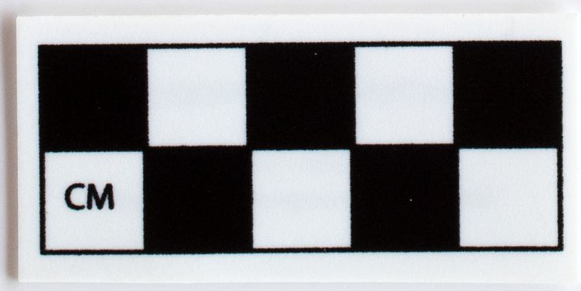
#> input picture src/ascota_core/templates/checker_cm.png, 581 x 291 px; its folder holds only this picture in this run
$ python -i scale.py   (imports and definitions only)
#> lines starting #> are read from the running program, lines starting #| are printed output that depends on the picture; after the words box and inside, x2 and y2 are one past the last pixel; in counts of white or black regions, pixels touching at a corner belong together
#> further down, picture is the input picture: shape (291, 581, 3); mean B, G, R 147.3, 145, 144.3
"""
Artifact face area calculation using reference card for scale.
"""

import cv2
import numpy as np
from PIL import Image, ImageDraw
from typing import Tuple, Optional, Union, List, Any
import math

def calculate_pp_cm_checker_card(image: np.ndarray, debug: bool = False) -> Tuple[float, Optional[Image.Image]]:
    """Calculate pixels per cm from checkerboard pattern squares.

    Analyzes a checkerboard image to detect white squares and calculate the
    pixels per centimeter scale factor, assuming each square is 1 cm².

    Args:
        image: Input image as numpy array (BGR or grayscale).
        debug: If True, return debug visualization showing detected squares.

    Returns:
        Tuple of (pixels_per_cm, debug_image). The debug_image is None if
        debug=False, otherwise contains visualization of detected squares.
    """
    def _calculate_checker_square_area_checker_card(image: np.ndarray, debug: bool = False) -> Tuple[float, Optional[Image.Image]]:
        """
        Calculate the average area of 'white' squares in a checker/card style image (Only works for checker_ppi styled images).
        White squares are identified by higher mean gray intensity inside the quad
        relative to the surrounding background, not by binary color.

        Returns:
            avg_area_pixels, optional debug PIL image
        """
#> called with debug = False
        # --- 1) Grayscale + local contrast normalization ---
        if image.ndim == 3:
            gray = cv2.cvtColor(image, cv2.COLOR_BGR2GRAY)
        else:
            gray = image.copy()

        # CLAHE helps under uneven lighting; small median blur removes salt noise
        clahe = cv2.createCLAHE(clipLimit=2.0, tileGridSize=(8, 8))
        gray_eq = clahe.apply(gray)
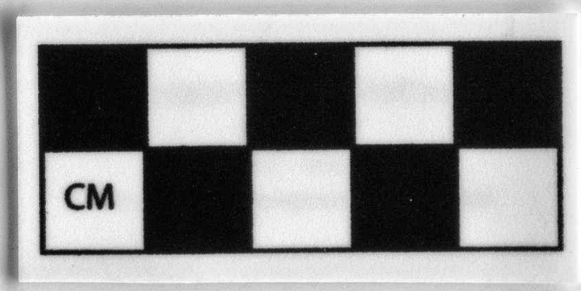
#> gray_eq: shape (291, 581); min 1, max 255, mean 141
        gray_eq = cv2.medianBlur(gray_eq, 3)

        # --- 2) Full binarization (global Otsu), and try both polarities ---
        _, bin0 = cv2.threshold(gray_eq, 0, 255, cv2.THRESH_BINARY + cv2.THRESH_OTSU)
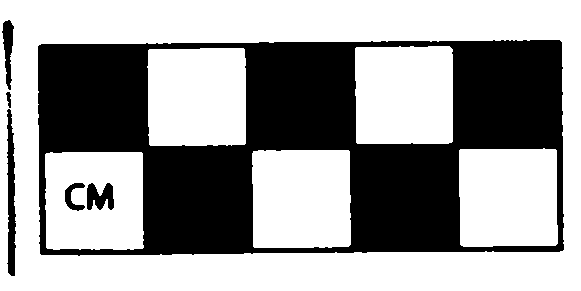
#> bin0: shape (291, 581); 61.3% white; 6 black regions, box (x1, y1, x2, y2) and area: (38, 40, 564, 256) 63076, (7, 109, 16, 276) 1052, (87, 183, 114, 210) 513, (2, 20, 14, 90) 475, (65, 183, 85, 211) 256, (6, 92, 11, 108) 52
        bin1 = cv2.bitwise_not(bin0)

        H, W = gray.shape[:2]
#> H = 291; W = 581
        img_area = float(H * W)
#> img_area = 169071

        def _detect(binary_img: np.ndarray) -> Tuple[float, List[np.ndarray], List[bool]]:
            # Morphology to close tiny gaps in borders, then remove specks
            k = cv2.getStructuringElement(cv2.MORPH_RECT, (3, 3))
            bw = cv2.morphologyEx(binary_img, cv2.MORPH_CLOSE, k, iterations=2)
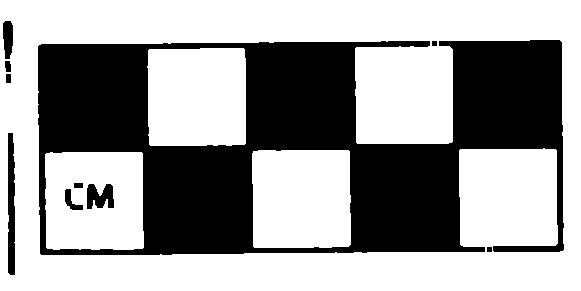
#> bw: shape (291, 581); 61.5% white; 10 black regions, largest, box (x1, y1, x2, y2) and area: (38, 40, 564, 255) 62914, (8, 133, 15, 275) 920, (87, 184, 114, 209) 493
            bw = cv2.morphologyEx(bw, cv2.MORPH_OPEN, k, iterations=1)
#> bw: shape (291, 581); 61.5% white; 6 black regions

            # Use TREE to keep internal contours when there are borders/frames
            contours, hierarchy = cv2.findContours(bw, cv2.RETR_TREE, cv2.CHAIN_APPROX_SIMPLE)
#> contours = 12 contours; largest, box (x1, y1, x2, y2) and area: (0, 0, 581, 291) 168200, (37, 39, 565, 256) 111237, (252, 150, 351, 248) 9350, (459, 149, 558, 247) 9310, (148, 48, 246, 146) 9300

            areas_white = []
            quads = []
            quad_is_white = []

            # Dynamic area limits (tune if needed)
            min_area = max(64.0, 0.00005 * img_area)   # 0.005% of image
#> min_area = 64
            max_area = 0.30 * img_area                 # up to 30% of image
#> max_area = 50721.3

            for cnt in contours:
                area = cv2.contourArea(cnt)
                if area < min_area or area > max_area:
                    continue

                # Polygonal approximation + convexity
                peri = cv2.arcLength(cnt, True)
                approx = cv2.approxPolyDP(cnt, 0.03 * peri, True)
                if len(approx) != 4 or not cv2.isContourConvex(approx):
                    continue

                # Rotated rectangle properties (handles rotated squares)
                rect = cv2.minAreaRect(cnt)
                (w, h) = rect[1]
                if w == 0 or h == 0:
                    continue
                aspect = min(w, h) / max(w, h)
                if aspect < 0.80:  # too elongated to be a square-ish patch
                    continue

                # Rectangularity / solidity to reject jagged shapes
                rect_area = w * h
                if rect_area <= 0:
                    continue
                rectangularity = area / rect_area
                hull = cv2.convexHull(cnt)
                hull_area = cv2.contourArea(hull)
                solidity = area / (hull_area + 1e-6)

                if rectangularity < 0.70 or solidity < 0.90:
                    continue

                # Classify "white" using mean gray inside vs outside
                mask = np.zeros_like(gray, dtype=np.uint8)
                cv2.drawContours(mask, [cnt], -1, 255, thickness=-1)
                mean_inside = cv2.mean(gray, mask=mask)[0]

                # Estimate local background by dilating mask a bit and subtracting inside
                dil = cv2.dilate(mask, k, iterations=5)
                ring = cv2.subtract(dil, mask)
                # Fallback: if ring empty (near edges), compare to global mean
                if cv2.countNonZero(ring) > 0:
                    mean_bg = cv2.mean(gray, mask=ring)[0]
                else:
                    mean_bg = float(np.mean(gray))

                is_white = mean_inside > mean_bg

                quads.append(approx)
                quad_is_white.append(is_white)
                if is_white:
                    areas_white.append(area)
#> this loop made 12 passes
#> (area, peri, approx, rect, w, h, aspect, rect_area) on passes 4, 8, 9, 10, 11: (9295.5, 388.9, [[45, 154], [47, 248], [143, 247], [141, 152]], ((94, 200.5), (97, 98), -90), 97, 98, 0.99, 9506), (9349.5, 387.2, [[253, 151], [254, 247], [350, 244], [348, 150]], ((301, 198.5), (97, 98), -90), 97, 98, 0.99, 9506), (9310.5, 384.7, [[459, 150], [461, 245], [557, 243], [555, 149]], ((508, 197.5), (97, 98), -90), 97, 98, 0.99, 9506), (9300, 385, [[243, 48], [148, 50], [150, 145], [245, 143]], ((196.5, 96.5), (97, 97), -90), 97, 97, 1, 9409), (9275.5, 384.4, [[449, 46], [355, 48], [357, 143], [452, 141]], ((403.5, 94.5), (97, 97), -90), 97, 97, 1, 9409)
#> area on passes 3, 7: 111237, 58
#> dil: shape (291, 581); 6.8% white; 1 white region, box (x1, y1, x2, y2) and area: (350, 41, 458, 149) 11544
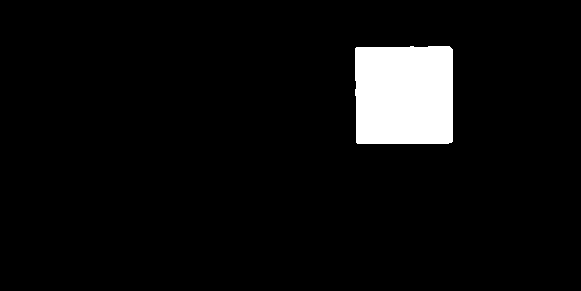
#> mask: shape (291, 581); 5.6% white; 1 white region
#> after the loop, areas_white = [9295.5, 9349.5, 9310.5, 9300, 9275.5]; quad_is_white = [True, True, True, True, True]; quads = 5 contours; box (x1, y1, x2, y2) and area: (253, 150, 351, 248) 9076, (45, 152, 144, 249) 9075, (459, 149, 558, 246) 9075, (148, 48, 246, 146) 9029, (355, 46, 453, 144) 8982

            avg_area = float(np.mean(areas_white)) if len(areas_white) > 0 else 0.0
#> avg_area = 9306.2
            return avg_area, quads, quad_is_white

        avg0, quads0, flags0 = _detect(bin0)
#> avg0 = 9306.2; quads0 has the same summary as quads in _detect; flags0 = [True, True, True, True, True]
        avg1, quads1, flags1 = _detect(bin1)
#> in _detect (call 2), `k = cv2.getStructuringElement(cv2.MORPH_RECT, (3, 3))`: k = [[1, 1, 1], [1, 1, 1], [1, 1, 1]]
#> in _detect (call 2), `bw = cv2.morphologyEx(binary_img, cv2.MORPH_CLOSE, k, iterations=2)`:
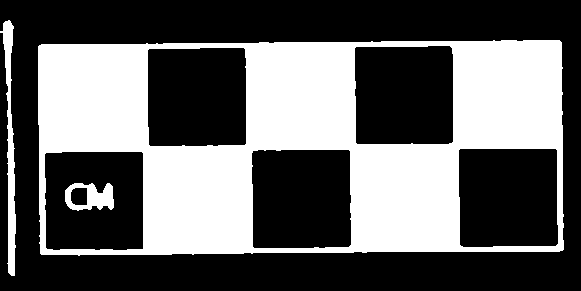
#> bw: shape (291, 581); 38.8% white; 3 white regions, box (x1, y1, x2, y2) and area: (38, 40, 564, 256) 63162, (0, 20, 16, 276) 1653, (65, 183, 114, 211) 832
#> in _detect (call 2), `bw = cv2.morphologyEx(bw, cv2.MORPH_OPEN, k, iterations=1)`: bw: shape (291, 581); 38.8% white; 3 white regions
#> in _detect (call 2), `contours, hierarchy = cv2.findContours(bw, cv2.RETR_TREE, cv2.CHAIN_AP..`: contours = 9 contours; largest, box (x1, y1, x2, y2) and area: (38, 40, 564, 255) 109826, (251, 149, 352, 249) 9726, (458, 148, 559, 248) 9694, (147, 47, 247, 147) 9673, (354, 45, 454, 145) 9648
#> the loop in _detect (call 2), `for cnt in contours:` made 9 passes
#> (area, peri, approx, rect, h, aspect, rect_area, rectangularity) on passes 2, 5, 6, 7, 8: (9643.5, 392.9, [[44, 154], [141, 151], [143, 248], [47, 249]], ((93.5, 200.5), (99, 99), -90), 99, 1, 9801, 0.984), (9725.5, 392.9, [[253, 150], [348, 149], [351, 244], [254, 248]], ((301, 198.5), (99, 100), -90), 100, 0.99, 9900, 0.982), (9693.5, 390.4, [[458, 150], [555, 148], [558, 243], [461, 246]], ((508, 197.5), (99, 100), -90), 100, 0.99, 9900, 0.979), (9673, 390.6, [[243, 47], [246, 143], [150, 146], [147, 50]], ((196.5, 96.5), (99, 99), -90), 99, 1, 9801, 0.987), (9647.5, 389.2, [[449, 45], [453, 141], [357, 144], [354, 48]], ((403.5, 94.5), (99, 99), -90), 99, 1, 9801, 0.984)
#> (area, peri) on passes 3 to 4: (1007.5, 160), (285, 64.14)
#> after the loop in _detect (call 2), `for cnt in contours:`:
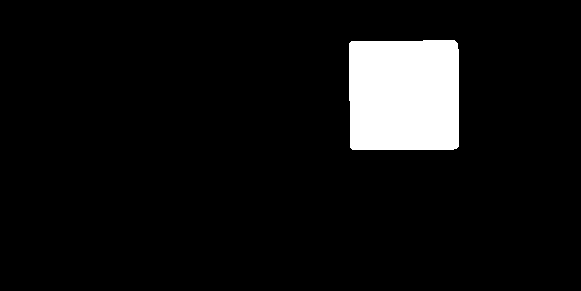
#> dil: shape (291, 581); 7.1% white; 1 white region, box (x1, y1, x2, y2) and area: (349, 40, 459, 150) 11948
#> after the loop in _detect (call 2), `for cnt in contours:`:
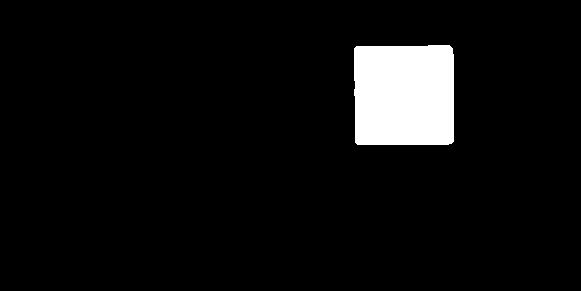
#> mask: shape (291, 581); 5.8% white; 1 white region
#> after the loop in _detect (call 2), `for cnt in contours:`: areas_white = [9643.5, 9725.5, 9693.5, 9673, 9647.5]; quads = 5 contours; box (x1, y1, x2, y2) and area: (458, 148, 559, 247) 9271, (44, 151, 144, 250) 9269, (253, 149, 352, 249) 9269, (147, 47, 247, 147) 9225, (354, 45, 454, 145) 9178
#> in _detect (call 2), `avg_area = float(np.mean(areas_white)) if len(areas_white) > 0 else 0.0`: avg_area = 9676.6
#> avg1 = 9676.6; quads1 has the same summary as quads in _detect; flags1 = [True, True, True, True, True]

        # Choose the polarity with more detected quads; tie-break by higher avg
        if len(quads1) > len(quads0) or (len(quads1) == len(quads0) and avg1 > avg0):
            avg_area = avg1
#> avg_area = 9676.6
            quads, flags = quads1, flags1
#> flags = [True, True, True, True, True]
            chosen_bin = bin1
        else:
            avg_area = avg0
            quads, flags = quads0, flags0
            chosen_bin = bin0

        debug_image = None
        if debug:
            # Draw detections (green = white square, red = non-white)
            vis = cv2.cvtColor(image, cv2.COLOR_BGR2RGB) if image.ndim == 3 else cv2.cvtColor(cv2.cvtColor(image, cv2.COLOR_GRAY2BGR), cv2.COLOR_BGR2RGB)
            pil = Image.fromarray(vis)
            draw = ImageDraw.Draw(pil)
            for quad, is_white in zip(quads, flags):
                pts = [(int(p[0][0]), int(p[0][1])) for p in quad]
                color = "lime" if is_white else "red"
                draw.polygon(pts, outline=color, width=2)
            # Optional: overlay small preview of the chosen binary map in a corner
            try:
                small = cv2.resize(chosen_bin, (min(200, W//4), min(200, H//4)))
                small_rgb = cv2.cvtColor(small, cv2.COLOR_GRAY2RGB)
                small_pil = Image.fromarray(small_rgb)
                pil.paste(small_pil, (10, 10))
            except Exception:
                pass
            debug_image = pil

        return avg_area, debug_image

    pixels_per_cm, debug_image = _calculate_checker_square_area_checker_card(image, debug=debug)
#> pixels_per_cm = 9676.6

    pp_cm = np.sqrt(pixels_per_cm)
#> pp_cm = 98.37
    if debug:
        print(f'DEBUG: "calculate_pp_cm_checker_card" - Raw value: {pixels_per_cm} | calculate_pp_cm_checker_card')
    # Round to nearest 10 (if 5 or more round up else round down)
    pp_cm = math.floor(pp_cm / 10) * 10 if pp_cm % 10 < 5 else math.ceil(pp_cm / 10) * 10
#> pp_cm = 100

    return pp_cm, debug_image

# [489 lines left out: functions find_circle_centers_8_hybrid_card, calculate_pp_cm_from_centers, artifact_face_size, not called in this run]

>>> import cv2
>>> picture = cv2.imread('templates/checker_cm.png')
>>> result = calculate_pp_cm_checker_card(picture)

$ run again, on src/ascota_core/templates/colorchecker8.png
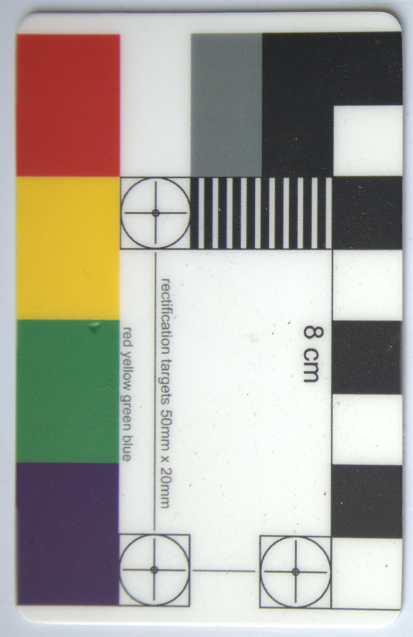
#> input picture src/ascota_core/templates/colorchecker8.png, 825 x 1273 px (shown at 1/2 size)
#> picture is the input picture: shape (1273, 825, 3); mean B, G, R 158.3, 167.6, 170.8
#> bin0: shape (1273, 825); 59.9% white; 46 black regions (6 under 20 px), largest, box (x1, y1, x2, y2) and area: (30, 7, 817, 1222) 283073, (30, 638, 382, 1215) 123529, (307, 504, 314, 1062) 2206
#> contours = 52 contours; largest, box (x1, y1, x2, y2) and area: (0, 0, 825, 1273) 1048128, (49, 7, 817, 1221) 236918, (29, 637, 383, 1216) 124486, (29, 66, 247, 374) 61268, (667, 211, 805, 352) 18870
#> the loop in _detect, `for cnt in contours:` made 52 passes
#> (area, peri, approx, rect, w, h, aspect, rect_area) on pass 52: (18869.5, 550.4, [[803, 211], [668, 214], [669, 351], [804, 349]], ((735.5, 281), (140, 137), -90), 140, 137, 0.979, 19180)
#> after the loop in _detect, `for cnt in contours:`:
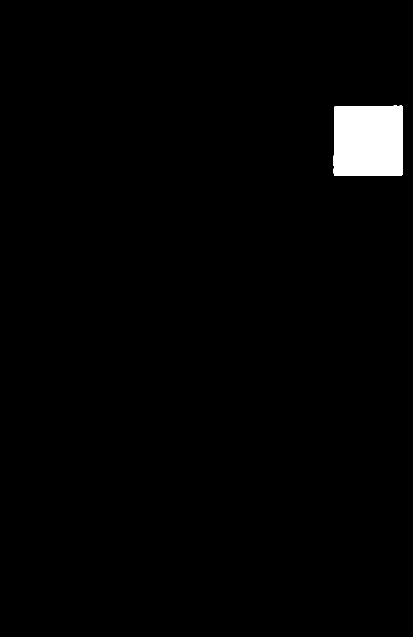
#> mask: shape (1273, 825) (shown at 1/2 size); 1.8% white; 1 white region, box (x1, y1, x2, y2) and area: (667, 211, 805, 352) 19143
#> after the loop in _detect, `for cnt in contours:`: areas_white = [18869.5]; quad_is_white = [True]; quads = [[[803, 211], [668, 214], [669, 351], [804, 349]]]
#> in _detect, `avg_area = float(np.mean(areas_white)) if len(areas_white) > 0 else 0.0`: avg_area = 18869.5
#> quads0 = [[[803, 211], [668, 214], [669, 351], [804, 349]]]; flags0 = [True]
#> k = [[1, 1, 1], [1, 1, 1], [1, 1, 1]]
#> in _detect (call 2), `bw = cv2.morphologyEx(binary_img, cv2.MORPH_CLOSE, k, iterations=2)`:
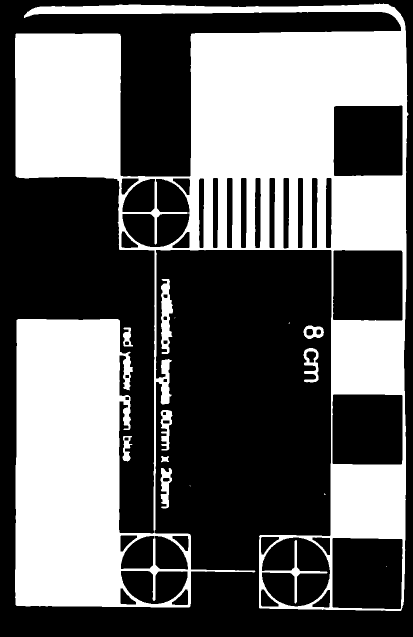
#> bw: shape (1273, 825) (shown at 1/2 size); 40.4% white; 14 white regions (5 under 20 px), largest, box (x1, y1, x2, y2) and area: (30, 7, 817, 1222) 417127, (322, 558, 346, 708) 2276, (321, 936, 344, 1017) 1112
#> contours = 52 contours; largest, box (x1, y1, x2, y2) and area: (30, 8, 817, 1222) 389842, (30, 638, 510, 1215) 141178, (664, 788, 806, 930) 19766, (665, 499, 806, 642) 19574, (666, 210, 806, 353) 19370
#> the loop in _detect (call 2), `for cnt in contours:` made 52 passes
#> (area, peri, approx, rect, w, h, aspect, rect_area) on passes 34, 36, 52: (19766, 558.6, [[667, 788], [805, 791], [802, 929], [664, 926]], ((734.5, 858.5), (141, 141), -90), 141, 141, 1, 19881), (19573.5, 558, [[668, 500], [804, 502], [803, 641], [665, 638]], ((735, 570), (142, 140), -90), 142, 140, 0.986, 19880), (19370.5, 555.2, [[803, 210], [805, 349], [669, 352], [667, 214]], ((735.5, 281), (142, 139), -90), 142, 139, 0.979, 19738)
#> after the loop in _detect (call 2), `for cnt in contours:`: areas_white = [19766, 19573.5, 19370.5]; quad_is_white = [True, True, True]; quads = 3 contours; box (x1, y1, x2, y2) and area: (664, 788, 806, 930) 19053, (665, 500, 805, 642) 18980, (667, 210, 806, 353) 18843
#> in _detect (call 2), `avg_area = float(np.mean(areas_white)) if len(areas_white) > 0 else 0.0`: avg_area = 19570
#> quads1 has the same summary as quads in _detect; flags1 = [True, True, True]
#> in _calculate_checker_square_area_checker_card, `avg_area = avg1`: avg_area = 19570
#> in _calculate_checker_square_area_checker_card, `quads, flags = quads1, flags1`: flags = [True, True, True]
#> pixels_per_cm = 19570
#> in calculate_pp_cm_checker_card, `pp_cm = np.sqrt(pixels_per_cm)`: pp_cm = 139.9
#> in calculate_pp_cm_checker_card, `pp_cm = math.floor(pp_cm / 10) * 10 if pp_cm % 10 < 5 else math.ceil(p..`: pp_cm = 140
